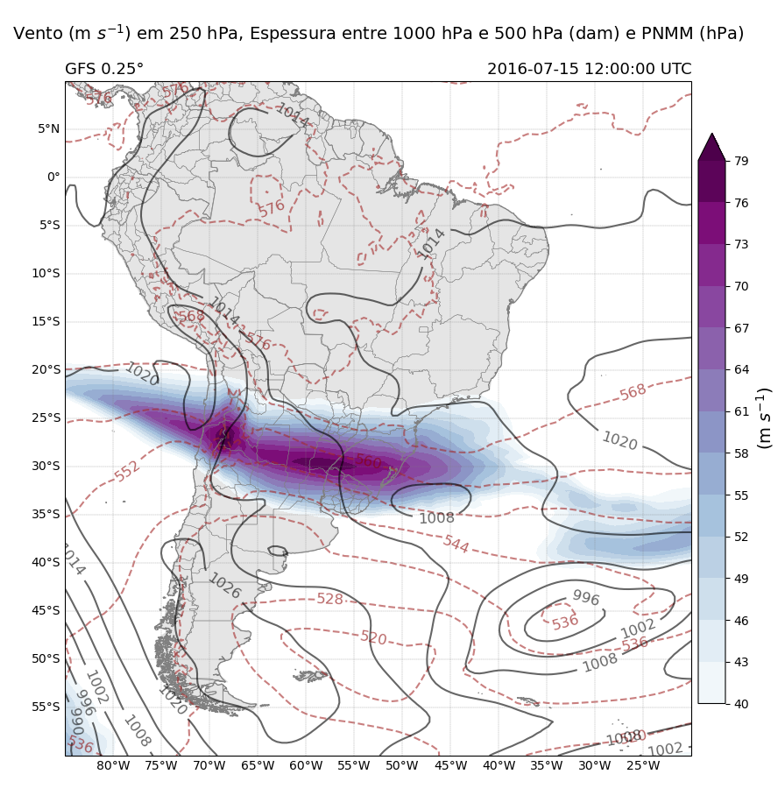

Recreate this plot in Python.
#Importando as LIBS
import xarray as xr
import matplotlib
import matplotlib.pyplot as plt
import pandas as pd
import numpy as np
import scipy
import datetime
import math 
import statistics
import netCDF4
from scipy import stats
from collections import Counter
from numpy import array
import pygrib
import cfgrib
import argparse
from glob import glob
import sys
import os

#-----CARTOPY---------------------
import cartopy
import cartopy.crs as ccrs
import cartopy.feature as cfeature
import cartopy.io.shapereader as shpreader



files= glob("../gfsanl_4_*")

li= sorted(files)
#print(li)

ar=[]
ar2=[]
for idx_tempo in range(len(li)):
  grib= pygrib.open(li[idx_tempo])
  #print(grib)

#Time
  for g in grib:
   #print(g.validDate) 
    time=g.validDate
#    print(time)


#Variáveis para o plot 
#press em pa
  pres = grib.select(name='Pressure reduced to MSL')[0]

  sup = grib.select(name='Surface pressure')[0]

#Altura geopot em gpm
  ht_i = grib.select(name='Geopotential Height',   typeOfLevel = 'isobaricInhPa', level = 500)[0]

  ht_f = grib.select(name='Geopotential Height',   typeOfLevel = 'isobaricInhPa', level = 1000)[0]

#U component of wind:m s**-1
  u= grib.select(name='U component of wind', typeOfLevel = 'isobaricInhPa', level = 250)[0]

  v= grib.select(name='V component of wind', typeOfLevel = 'isobaricInhPa', level = 250)[0]


#print(pres)


# Extract the Brightness mslvalues from the NetCDF 
#(lon mais oeste; lat mais sul; lon mais leste e lat mais norte)     
  extent = [-85.0,-60.0,-20.0,10.0]

  min_lon = extent[0]; max_lon = extent[2]; min_lat = extent[1]; max_lat = extent[3]


#---------- Selecionando as lats e lons para cada var---------
  msl, lats, lons = pres.data(min_lat,max_lat,min_lon+360,max_lon+360)

  u = u.data(min_lat,max_lat,min_lon+360,max_lon+360)[0]
  v = v.data(min_lat,max_lat,min_lon+360,max_lon+360)[0]
  
  sup =sup.data(min_lat,max_lat,min_lon+360,max_lon+360)[0]

  ht_i=ht_i.data(min_lat,max_lat,min_lon+360,max_lon+360)[0]
  ht_f=ht_f.data(min_lat,max_lat,min_lon+360,max_lon+360)[0]

#------CALCULO DAS VARIAVEIS----------------------------
  wspd= np.sqrt(u**2 + v**2)
  ht=(ht_i - ht_f)/10
  p=(msl/100)

#---------------- CARTOPY --------------------------
  fig = plt.figure(figsize=(10,10))
  ax = plt.axes(projection=ccrs.PlateCarree())
    
   #Background da imagem 
  land = ax.add_feature(cfeature.LAND, facecolor='gray',alpha=0.2)
#ocean = ax.add_feature(cfeature.OCEAN, facecolor='gray')

  img_extent = [extent[0], extent[2], extent[1], extent[3]]
  ax.set_extent([extent[0], extent[2], extent[1], extent[3]], ccrs.PlateCarree())

  shapefile = list(shpreader.Reader ('shapefile/ne_10m_admin_1_states_provinces.shp').geometries())
  ax.add_geometries(shapefile, ccrs.PlateCarree(),   edgecolor='gray',facecolor='none', linewidth=0.3)

 # Add coastlines, borders and gridlines
  ax.coastlines(resolution='10m', color='gray',linewidth=0.8)
  ax.add_feature(cartopy.feature.BORDERS, edgecolor='gray', linewidth=0.5)
  gl = ax.gridlines(crs=ccrs.PlateCarree(), color='gray', alpha=1.0, linestyle='--', linewidth=0.25, xlocs=np.arange(-180, 180, 5), ylocs=np.arange(-90, 90, 5), draw_labels=True)
  gl.top_labels = False
  gl.right_labels = False

#-----------------------PLOT--------------------------
# Define de contour interval
  var_min = np.min(wspd)
  var_max = np.max(wspd)
  interval = 3
#JAN iniciam-se em 39 m/s
  levels = np.arange(40,var_max,interval)
#------------ Espessura da camada------------------------

  S1 = ax.contour(lons,lats,ht,alpha = 0.6,
  colors='brown',linestyles='dashed')
  
  plt.clabel(S1,inline=1,inline_spacing= 3,fontsize=12,fmt='%1.0f',colors='darkred')
 

#------------------SLP------------------------------------
  S2 = ax.contour(lons,lats,p,colors='black', linestyles='solid', alpha = 0.6) 

  plt.clabel(S2,inline=1,inline_spacing=8,fontsize=12,fmt='%1.0f',colors='black')


#------------Vento em shaded------------------------------
  S3 = ax.contourf(lons,lats, wspd, cmap='BuPu' ,levels=levels,extend='max')

# Plot the contour labels
  cb2=plt.colorbar(S3,ticks=np.arange(40,var_max,interval),format='%.0f',pad=0.01, fraction=0.04)

  cb2.set_label('(m $s^{-1}$)',fontsize=14)
#-----------Titulos--------------------------------------
  plt.title('Vento (m $s^{-1}$) em 250 hPa, Espessura entre 1000 hPa e 500 hPa (dam) e PNMM (hPa)', loc='center', fontsize=14,y=1.05)
  plt.title('GFS 0.25°', loc='left', fontsize=13)

  plt.title('{}'.format(str(pd.to_datetime(str(time), format='%Y-%m-%d %H'))  +  ' UTC'), fontsize=13,loc='right')

  plt.savefig('./esp/''{}'.format(str(pd.to_datetime(str(time), format='%Y-%m-%d %H')) + "_esp.png"))


  print('---------------------------------------')
  print('------ Script started------------------')
  print('File name: ',time)
